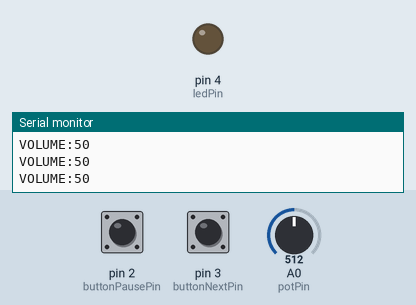
This sketch was run on a simulated Arduino Uno, built with avr-gcc and run on an emulated ATmega328P. Shown: output pins drawn as LEDs (lit = HIGH), the last lines printed to the serial monitor. The inputs (shaded band) are chosen by the test bench; at power-on: pin 2 (buttonPausePin) HIGH, pin 3 (buttonNextPin) HIGH, A0 (potPin) = 512.

Above: at 1.2 s.
1.3 s: pin 2 (buttonPausePin) pulled LOW for 0.15 s
At 2.4 s:
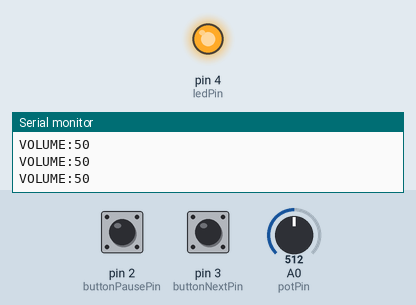
4.5 s: pin 2 (buttonPausePin) pulled LOW for 1 s
At 5.3 s:
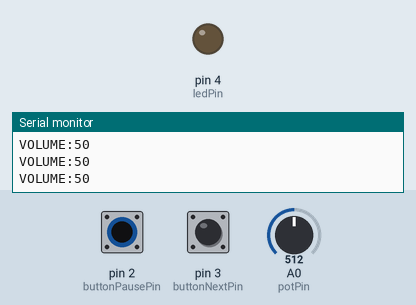
7.0 s: pin 2 (buttonPausePin) pulled LOW for 3.2 s
At 7.5 s:
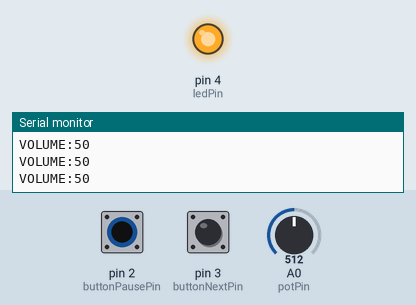
Timing chart, 0 to 10.0 s (numbered marks = the images above; inputs shaded):
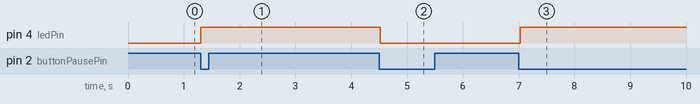

Measured:
- after the input at 1.3 s, pin 4 (ledPin): LOW → HIGH at once
- after the input at 4.5 s, pin 4 (ledPin): HIGH → LOW at once
- after the input at 7.0 s, pin 4 (ledPin): LOW → HIGH at once

The sketch:

pot_button_Simpsons_TV.ino
```cpp
int potPin = A0;  // Broche du potentiomètre
int potValue = 0; // Valeur lue

int buttonPausePin = 2;  // Broche du bouton pause
int buttonNextPin = 3;   // Broche du bouton next

bool ledState = 0;

// Broche de la LED
const int ledPin = 4;

bool buttonPauseState = HIGH; // État actuel du bouton pause
bool buttonNextState = HIGH;  // État actuel du bouton next

void setup() {
  Serial.begin(9600); // Démarrage de la communication série

  pinMode(buttonPausePin, INPUT_PULLUP); // Configurer le bouton pause avec résistance pull-up
  pinMode(buttonNextPin, INPUT_PULLUP);  // Configurer le bouton next avec résistance pull-up

  // Initialisation de la LED en sortie
  pinMode(ledPin, OUTPUT);
}

void loop() {
  // Lecture du potentiomètre et envoi de la valeur du volume
  potValue = analogRead(potPin); // Lecture de la valeur du potentiomètre
  int volume = map(potValue, 0, 1023, 0, 100); // Conversion de la valeur en pourcentage
  Serial.println("VOLUME:" + String(volume)); // Envoi de la valeur du volume via la liaison série
  delay(100); // Petite pause pour éviter la surcharge

  // Lecture des boutons
  bool newButtonPauseState = digitalRead(buttonPausePin);
  bool newButtonNextState = digitalRead(buttonNextPin);


  // Si le bouton pause est pressé (état bas)
  if (newButtonPauseState == LOW && buttonPauseState == HIGH) {

        if (ledState == 0) {
          digitalWrite(ledPin, HIGH);  // Allumer la LED
          ledState = 1;
          Serial.println("LED ON");
        } else {
          digitalWrite(ledPin, LOW);  // Éteindre la LED
          ledState = 0;
          Serial.println("LED OFF");
        }


    Serial.println("PAUSE");  // Envoi de la commande pause
    delay(200); // Anti-rebond


  }
  buttonPauseState = newButtonPauseState;  // Mise à jour de l'état précédent

  // Si le bouton next est pressé (état bas)
  if (newButtonNextState == LOW && buttonNextState == HIGH) {
    Serial.println("NEXT");  // Envoi de la commande next
    delay(200); // Anti-rebond
  }
  buttonNextState = newButtonNextState;  // Mise à jour de l'état précédent
}
```
